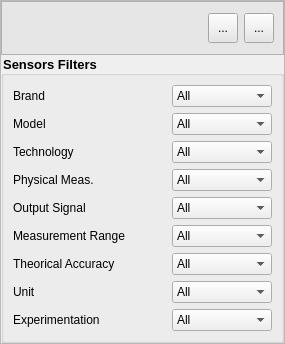
<?xml version="1.0" encoding="UTF-8"?>
<ui version="4.0">
 <class>RSFiltersManager</class>
 <widget class="QWidget" name="RSFiltersManager">
  <property name="geometry">
   <rect>
    <x>0</x>
    <y>0</y>
    <width>285</width>
    <height>344</height>
   </rect>
  </property>
  <property name="maximumSize">
   <size>
    <width>16777215</width>
    <height>350</height>
   </size>
  </property>
  <property name="windowTitle">
   <string>RSFiltersManager</string>
  </property>
  <layout class="QGridLayout" name="gridLayout_4">
   <property name="leftMargin">
    <number>0</number>
   </property>
   <property name="topMargin">
    <number>0</number>
   </property>
   <property name="rightMargin">
    <number>0</number>
   </property>
   <property name="bottomMargin">
    <number>0</number>
   </property>
   <property name="spacing">
    <number>0</number>
   </property>
   <item row="0" column="0">
    <widget class="QFrame" name="m_border">
     <property name="frameShape">
      <enum>QFrame::StyledPanel</enum>
     </property>
     <property name="frameShadow">
      <enum>QFrame::Raised</enum>
     </property>
     <layout class="QGridLayout" name="gridLayout_2" rowstretch="0,0">
      <property name="leftMargin">
       <number>0</number>
      </property>
      <property name="topMargin">
       <number>0</number>
      </property>
      <property name="rightMargin">
       <number>0</number>
      </property>
      <property name="bottomMargin">
       <number>0</number>
      </property>
      <property name="spacing">
       <number>0</number>
      </property>
      <item row="1" column="0">
       <widget class="QGroupBox" name="m_body">
        <property name="maximumSize">
         <size>
          <width>16777215</width>
          <height>500</height>
         </size>
        </property>
        <property name="styleSheet">
         <string notr="true">QGroupBox {  font-weight: bold; font-size:10pt}
QPushButton {  font-size: 9pt;}
QLabel {  font-size: 9pt;}


QPushButton{
background-color: qlineargradient(x1: 0, y1: 0, x2: 0, y2: 1, stop: 0 white, stop: 1 grey);
color: black;
font-weight: bold;
}</string>
        </property>
        <property name="title">
         <string>Sensors Filters</string>
        </property>
        <property name="flat">
         <bool>true</bool>
        </property>
        <layout class="QGridLayout" name="gridLayout">
         <item row="0" column="0">
          <layout class="QHBoxLayout" name="horizontalLayout_2">
           <item>
            <widget class="QLabel" name="brandLabel">
             <property name="minimumSize">
              <size>
               <width>140</width>
               <height>0</height>
              </size>
             </property>
             <property name="maximumSize">
              <size>
               <width>110</width>
               <height>16777215</height>
              </size>
             </property>
             <property name="text">
              <string>Brand</string>
             </property>
            </widget>
           </item>
           <item>
            <widget class="QLabel" name="nbBrand">
             <property name="maximumSize">
              <size>
               <width>40</width>
               <height>16777215</height>
              </size>
             </property>
             <property name="text">
              <string/>
             </property>
            </widget>
           </item>
          </layout>
         </item>
         <item row="0" column="1">
          <widget class="QComboBox" name="m_brandEdit">
           <item>
            <property name="text">
             <string>All</string>
            </property>
           </item>
          </widget>
         </item>
         <item row="1" column="0">
          <layout class="QHBoxLayout" name="horizontalLayout_3">
           <item>
            <widget class="QLabel" name="modelLabel">
             <property name="minimumSize">
              <size>
               <width>140</width>
               <height>0</height>
              </size>
             </property>
             <property name="maximumSize">
              <size>
               <width>110</width>
               <height>16777215</height>
              </size>
             </property>
             <property name="text">
              <string>Model</string>
             </property>
            </widget>
           </item>
           <item>
            <widget class="QLabel" name="nbModel">
             <property name="maximumSize">
              <size>
               <width>40</width>
               <height>16777215</height>
              </size>
             </property>
             <property name="text">
              <string/>
             </property>
            </widget>
           </item>
          </layout>
         </item>
         <item row="1" column="1">
          <widget class="QComboBox" name="m_modelEdit">
           <item>
            <property name="text">
             <string>All</string>
            </property>
           </item>
          </widget>
         </item>
         <item row="2" column="0">
          <layout class="QHBoxLayout" name="horizontalLayout_4">
           <item>
            <widget class="QLabel" name="technoLabel">
             <property name="minimumSize">
              <size>
               <width>140</width>
               <height>0</height>
              </size>
             </property>
             <property name="maximumSize">
              <size>
               <width>110</width>
               <height>16777215</height>
              </size>
             </property>
             <property name="text">
              <string>Technology</string>
             </property>
            </widget>
           </item>
           <item>
            <widget class="QLabel" name="nbTechno">
             <property name="maximumSize">
              <size>
               <width>40</width>
               <height>16777215</height>
              </size>
             </property>
             <property name="text">
              <string/>
             </property>
            </widget>
           </item>
          </layout>
         </item>
         <item row="2" column="1">
          <widget class="QComboBox" name="m_technologyEdit">
           <item>
            <property name="text">
             <string>All</string>
            </property>
           </item>
          </widget>
         </item>
         <item row="3" column="0">
          <layout class="QHBoxLayout" name="horizontalLayout_5">
           <item>
            <widget class="QLabel" name="physicalMeasLabel">
             <property name="minimumSize">
              <size>
               <width>140</width>
               <height>0</height>
              </size>
             </property>
             <property name="maximumSize">
              <size>
               <width>140</width>
               <height>16777215</height>
              </size>
             </property>
             <property name="text">
              <string>Physical Meas.</string>
             </property>
            </widget>
           </item>
           <item>
            <widget class="QLabel" name="nbPhysicalMeas">
             <property name="maximumSize">
              <size>
               <width>40</width>
               <height>16777215</height>
              </size>
             </property>
             <property name="text">
              <string/>
             </property>
            </widget>
           </item>
          </layout>
         </item>
         <item row="3" column="1">
          <widget class="QComboBox" name="m_physicalMeasurementEdit">
           <item>
            <property name="text">
             <string>All</string>
            </property>
           </item>
          </widget>
         </item>
         <item row="4" column="0">
          <layout class="QHBoxLayout" name="horizontalLayout_6">
           <item>
            <widget class="QLabel" name="outputSignalLabel">
             <property name="minimumSize">
              <size>
               <width>140</width>
               <height>0</height>
              </size>
             </property>
             <property name="maximumSize">
              <size>
               <width>110</width>
               <height>16777215</height>
              </size>
             </property>
             <property name="text">
              <string>Output Signal</string>
             </property>
            </widget>
           </item>
           <item>
            <widget class="QLabel" name="nbOutputSignal">
             <property name="maximumSize">
              <size>
               <width>40</width>
               <height>16777215</height>
              </size>
             </property>
             <property name="text">
              <string/>
             </property>
            </widget>
           </item>
          </layout>
         </item>
         <item row="4" column="1">
          <widget class="QComboBox" name="m_outputSignalEdit">
           <item>
            <property name="text">
             <string>All</string>
            </property>
           </item>
          </widget>
         </item>
         <item row="5" column="0">
          <layout class="QHBoxLayout" name="horizontalLayout_7">
           <item>
            <widget class="QLabel" name="label_8">
             <property name="minimumSize">
              <size>
               <width>140</width>
               <height>0</height>
              </size>
             </property>
             <property name="maximumSize">
              <size>
               <width>110</width>
               <height>16777215</height>
              </size>
             </property>
             <property name="text">
              <string>Measurement Range</string>
             </property>
            </widget>
           </item>
           <item>
            <widget class="QLabel" name="nbMeasRange">
             <property name="maximumSize">
              <size>
               <width>40</width>
               <height>16777215</height>
              </size>
             </property>
             <property name="text">
              <string/>
             </property>
            </widget>
           </item>
          </layout>
         </item>
         <item row="5" column="1">
          <widget class="QComboBox" name="m_measurementRangeEdit">
           <item>
            <property name="text">
             <string>All</string>
            </property>
           </item>
          </widget>
         </item>
         <item row="6" column="0">
          <layout class="QHBoxLayout" name="horizontalLayout_8">
           <item>
            <widget class="QLabel" name="label_13">
             <property name="minimumSize">
              <size>
               <width>140</width>
               <height>0</height>
              </size>
             </property>
             <property name="maximumSize">
              <size>
               <width>110</width>
               <height>16777215</height>
              </size>
             </property>
             <property name="text">
              <string>Theorical Accuracy</string>
             </property>
            </widget>
           </item>
           <item>
            <widget class="QLabel" name="nbTheoricalAccuracy">
             <property name="maximumSize">
              <size>
               <width>40</width>
               <height>16777215</height>
              </size>
             </property>
             <property name="text">
              <string/>
             </property>
            </widget>
           </item>
          </layout>
         </item>
         <item row="6" column="1">
          <widget class="QComboBox" name="m_theoricalAccuracyEdit">
           <item>
            <property name="text">
             <string>All</string>
            </property>
           </item>
          </widget>
         </item>
         <item row="7" column="0">
          <layout class="QHBoxLayout" name="horizontalLayout_9">
           <item>
            <widget class="QLabel" name="label_15">
             <property name="minimumSize">
              <size>
               <width>140</width>
               <height>0</height>
              </size>
             </property>
             <property name="maximumSize">
              <size>
               <width>110</width>
               <height>16777215</height>
              </size>
             </property>
             <property name="text">
              <string>Unit</string>
             </property>
            </widget>
           </item>
           <item>
            <widget class="QLabel" name="nbUnit">
             <property name="maximumSize">
              <size>
               <width>40</width>
               <height>16777215</height>
              </size>
             </property>
             <property name="text">
              <string/>
             </property>
            </widget>
           </item>
          </layout>
         </item>
         <item row="7" column="1">
          <widget class="QComboBox" name="m_unitEdit">
           <item>
            <property name="text">
             <string>All</string>
            </property>
           </item>
          </widget>
         </item>
         <item row="8" column="0">
          <layout class="QHBoxLayout" name="horizontalLayout_10">
           <item>
            <widget class="QLabel" name="label_16">
             <property name="minimumSize">
              <size>
               <width>140</width>
               <height>0</height>
              </size>
             </property>
             <property name="maximumSize">
              <size>
               <width>110</width>
               <height>16777215</height>
              </size>
             </property>
             <property name="text">
              <string>Experimentation</string>
             </property>
            </widget>
           </item>
           <item>
            <widget class="QLabel" name="nbExperimentations">
             <property name="maximumSize">
              <size>
               <width>50</width>
               <height>16777215</height>
              </size>
             </property>
             <property name="text">
              <string/>
             </property>
            </widget>
           </item>
          </layout>
         </item>
         <item row="8" column="1">
          <widget class="QComboBox" name="m_experimentationEdit">
           <item>
            <property name="text">
             <string>All</string>
            </property>
           </item>
          </widget>
         </item>
        </layout>
        <zorder>m_brandEdit</zorder>
        <zorder>modelLabel</zorder>
        <zorder>m_modelEdit</zorder>
        <zorder>technoLabel</zorder>
        <zorder>m_technologyEdit</zorder>
        <zorder>physicalMeasLabel</zorder>
        <zorder>m_physicalMeasurementEdit</zorder>
        <zorder>outputSignalLabel</zorder>
        <zorder>m_outputSignalEdit</zorder>
        <zorder>label_8</zorder>
        <zorder>m_measurementRangeEdit</zorder>
        <zorder>label_13</zorder>
        <zorder>m_theoricalAccuracyEdit</zorder>
        <zorder>label_15</zorder>
        <zorder>m_unitEdit</zorder>
        <zorder>label_16</zorder>
        <zorder>m_experimentationEdit</zorder>
        <zorder>brandLabel</zorder>
        <zorder>nbBrand</zorder>
        <zorder>nbModel</zorder>
        <zorder>nbTechno</zorder>
        <zorder>nbPhysicalMeas</zorder>
        <zorder>nbOutputSignal</zorder>
        <zorder>nbMeasRange</zorder>
        <zorder>nbTheoricalAccuracy</zorder>
        <zorder>nbUnit</zorder>
        <zorder>nbExperimentations</zorder>
       </widget>
      </item>
      <item row="0" column="0">
       <widget class="QFrame" name="m_titleL">
        <property name="maximumSize">
         <size>
          <width>16777215</width>
          <height>60</height>
         </size>
        </property>
        <property name="styleSheet">
         <string notr="true">background-color: rgb(230, 230, 230);</string>
        </property>
        <property name="frameShape">
         <enum>QFrame::StyledPanel</enum>
        </property>
        <property name="frameShadow">
         <enum>QFrame::Raised</enum>
        </property>
        <layout class="QHBoxLayout" name="horizontalLayout">
         <item>
          <widget class="QLabel" name="m_title">
           <property name="minimumSize">
            <size>
             <width>0</width>
             <height>20</height>
            </size>
           </property>
           <property name="maximumSize">
            <size>
             <width>16777215</width>
             <height>25</height>
            </size>
           </property>
           <property name="font">
            <font>
             <pointsize>9</pointsize>
             <weight>75</weight>
             <italic>true</italic>
             <bold>true</bold>
            </font>
           </property>
           <property name="text">
            <string/>
           </property>
           <property name="alignment">
            <set>Qt::AlignCenter</set>
           </property>
          </widget>
         </item>
         <item>
          <widget class="QToolButton" name="m_resetButton">
           <property name="minimumSize">
            <size>
             <width>30</width>
             <height>30</height>
            </size>
           </property>
           <property name="maximumSize">
            <size>
             <width>30</width>
             <height>30</height>
            </size>
           </property>
           <property name="text">
            <string>...</string>
           </property>
          </widget>
         </item>
         <item>
          <widget class="QToolButton" name="setDynamicFilter">
           <property name="minimumSize">
            <size>
             <width>30</width>
             <height>30</height>
            </size>
           </property>
           <property name="maximumSize">
            <size>
             <width>30</width>
             <height>30</height>
            </size>
           </property>
           <property name="styleSheet">
            <string notr="true"/>
           </property>
           <property name="text">
            <string>...</string>
           </property>
          </widget>
         </item>
        </layout>
       </widget>
      </item>
     </layout>
    </widget>
   </item>
  </layout>
 </widget>
 <resources/>
 <connections/>
</ui>
